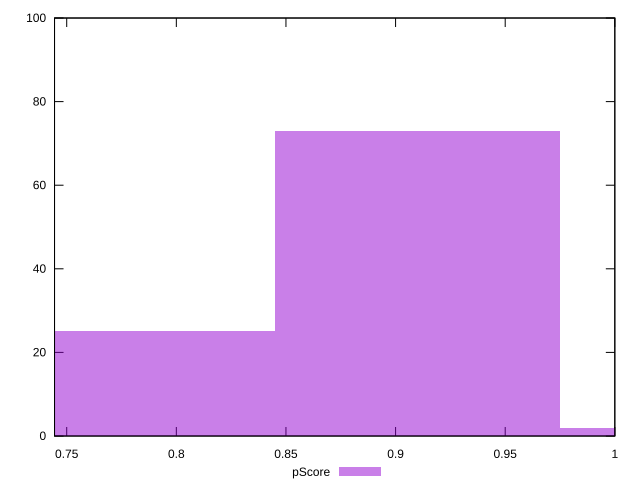

Generate this figure with gnuplot:
reset

$pScore <<EOF
1.0397877281067123 2
0.9098142620933732 73
0.7798407960800342 25
EOF

set key outside below
set boxwidth 0.12997346601333903
set xrange [0.7444444444444445:1]
set yrange [0:100]
set trange [0:100]
set style fill transparent solid 0.5 noborder
set terminal svg size 640, 490 enhanced background rgb 'white'
set output "report_00019_2021-02-10T18-14-37.922Z//offscreen-images/samples/pages+cached/pScore/histogram.svg"

plot $pScore title "pScore" with boxes

reset
